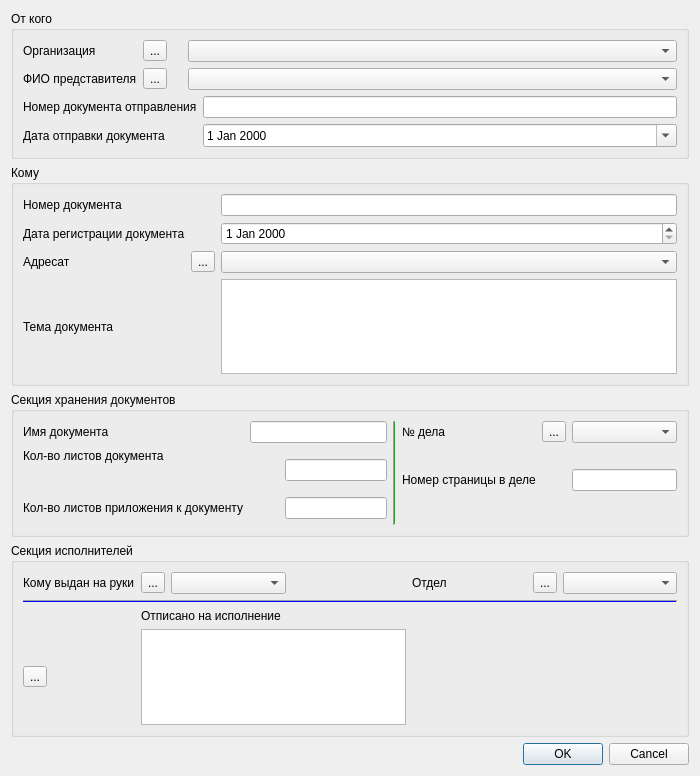
<?xml version="1.0" encoding="UTF-8"?>
<ui version="4.0">
 <class>Card</class>
 <widget class="QDialog" name="Card">
  <property name="geometry">
   <rect>
    <x>0</x>
    <y>0</y>
    <width>700</width>
    <height>776</height>
   </rect>
  </property>
  <property name="contextMenuPolicy">
   <enum>Qt::CustomContextMenu</enum>
  </property>
  <property name="windowTitle">
   <string>Карточка документа</string>
  </property>
  <layout class="QGridLayout" name="gridLayout">
   <item row="6" column="0">
    <widget class="QDialogButtonBox" name="buttonBox">
     <property name="orientation">
      <enum>Qt::Horizontal</enum>
     </property>
     <property name="standardButtons">
      <set>QDialogButtonBox::Cancel|QDialogButtonBox::Ok</set>
     </property>
    </widget>
   </item>
   <item row="0" column="0">
    <widget class="QGroupBox" name="groupBox">
     <property name="palette">
      <palette>
       <active>
        <colorrole role="Light">
         <brush brushstyle="SolidPattern">
          <color alpha="255">
           <red>255</red>
           <green>0</green>
           <blue>0</blue>
          </color>
         </brush>
        </colorrole>
       </active>
       <inactive>
        <colorrole role="Light">
         <brush brushstyle="SolidPattern">
          <color alpha="255">
           <red>255</red>
           <green>0</green>
           <blue>0</blue>
          </color>
         </brush>
        </colorrole>
       </inactive>
       <disabled>
        <colorrole role="Light">
         <brush brushstyle="SolidPattern">
          <color alpha="255">
           <red>255</red>
           <green>0</green>
           <blue>0</blue>
          </color>
         </brush>
        </colorrole>
       </disabled>
      </palette>
     </property>
     <property name="contextMenuPolicy">
      <enum>Qt::DefaultContextMenu</enum>
     </property>
     <property name="title">
      <string>От кого</string>
     </property>
     <layout class="QGridLayout" name="gridLayout_2">
      <item row="0" column="0">
       <widget class="QLabel" name="label">
        <property name="text">
         <string>Организация</string>
        </property>
       </widget>
      </item>
      <item row="0" column="3" colspan="2">
       <widget class="QComboBox" name="comboBox"/>
      </item>
      <item row="1" column="0">
       <widget class="QLabel" name="label_2">
        <property name="text">
         <string>ФИО представителя</string>
        </property>
       </widget>
      </item>
      <item row="1" column="3" colspan="2">
       <widget class="QComboBox" name="comboBox_2"/>
      </item>
      <item row="2" column="0" colspan="4">
       <widget class="QLabel" name="label_3">
        <property name="text">
         <string>Номер документа отправления</string>
        </property>
       </widget>
      </item>
      <item row="2" column="4">
       <widget class="QLineEdit" name="lineEdit"/>
      </item>
      <item row="3" column="0" colspan="4">
       <widget class="QLabel" name="label_4">
        <property name="text">
         <string>Дата отправки документа</string>
        </property>
       </widget>
      </item>
      <item row="3" column="4">
       <widget class="QDateEdit" name="dateEdit_2">
        <property name="calendarPopup">
         <bool>true</bool>
        </property>
       </widget>
      </item>
      <item row="0" column="1">
       <widget class="QToolButton" name="toolButton">
        <property name="text">
         <string>...</string>
        </property>
       </widget>
      </item>
      <item row="1" column="1">
       <widget class="QToolButton" name="toolButton_2">
        <property name="text">
         <string>...</string>
        </property>
       </widget>
      </item>
     </layout>
    </widget>
   </item>
   <item row="1" column="0">
    <widget class="QGroupBox" name="groupBox_2">
     <property name="palette">
      <palette>
       <active>
        <colorrole role="Light">
         <brush brushstyle="SolidPattern">
          <color alpha="255">
           <red>255</red>
           <green>255</green>
           <blue>0</blue>
          </color>
         </brush>
        </colorrole>
       </active>
       <inactive>
        <colorrole role="Light">
         <brush brushstyle="SolidPattern">
          <color alpha="255">
           <red>255</red>
           <green>255</green>
           <blue>0</blue>
          </color>
         </brush>
        </colorrole>
       </inactive>
       <disabled>
        <colorrole role="Light">
         <brush brushstyle="SolidPattern">
          <color alpha="255">
           <red>255</red>
           <green>255</green>
           <blue>0</blue>
          </color>
         </brush>
        </colorrole>
       </disabled>
      </palette>
     </property>
     <property name="title">
      <string>Кому</string>
     </property>
     <layout class="QGridLayout" name="gridLayout_5">
      <item row="0" column="0">
       <widget class="QLabel" name="label_5">
        <property name="text">
         <string>Номер документа</string>
        </property>
       </widget>
      </item>
      <item row="0" column="4">
       <widget class="QLineEdit" name="lineEdit_3"/>
      </item>
      <item row="1" column="0">
       <widget class="QLabel" name="label_6">
        <property name="text">
         <string>Дата регистрации документа</string>
        </property>
       </widget>
      </item>
      <item row="1" column="4">
       <widget class="QDateEdit" name="dateEdit"/>
      </item>
      <item row="2" column="0">
       <widget class="QLabel" name="label_7">
        <property name="text">
         <string>Адресат</string>
        </property>
       </widget>
      </item>
      <item row="3" column="0">
       <widget class="QLabel" name="label_8">
        <property name="text">
         <string>Тема документа</string>
        </property>
       </widget>
      </item>
      <item row="3" column="4">
       <widget class="QTextEdit" name="textEdit"/>
      </item>
      <item row="2" column="1">
       <widget class="QToolButton" name="toolButton_3">
        <property name="text">
         <string>...</string>
        </property>
       </widget>
      </item>
      <item row="2" column="4">
       <widget class="QComboBox" name="comboBox_6"/>
      </item>
     </layout>
    </widget>
   </item>
   <item row="2" column="0">
    <widget class="QGroupBox" name="groupBox_3">
     <property name="palette">
      <palette>
       <active>
        <colorrole role="Light">
         <brush brushstyle="SolidPattern">
          <color alpha="255">
           <red>0</red>
           <green>192</green>
           <blue>0</blue>
          </color>
         </brush>
        </colorrole>
       </active>
       <inactive>
        <colorrole role="Light">
         <brush brushstyle="SolidPattern">
          <color alpha="255">
           <red>0</red>
           <green>192</green>
           <blue>0</blue>
          </color>
         </brush>
        </colorrole>
       </inactive>
       <disabled>
        <colorrole role="Light">
         <brush brushstyle="SolidPattern">
          <color alpha="255">
           <red>0</red>
           <green>192</green>
           <blue>0</blue>
          </color>
         </brush>
        </colorrole>
       </disabled>
      </palette>
     </property>
     <property name="title">
      <string>Секция хранения документов</string>
     </property>
     <layout class="QGridLayout" name="gridLayout_4">
      <item row="0" column="0">
       <widget class="QLabel" name="label_9">
        <property name="text">
         <string>Имя документа</string>
        </property>
       </widget>
      </item>
      <item row="0" column="1" colspan="3">
       <widget class="QLineEdit" name="lineEdit_5"/>
      </item>
      <item row="0" column="6">
       <widget class="QLabel" name="label_12">
        <property name="text">
         <string>№ дела</string>
        </property>
       </widget>
      </item>
      <item row="1" column="0" colspan="2">
       <widget class="QLabel" name="label_10">
        <property name="text">
         <string>Кол-во листов документа</string>
        </property>
       </widget>
      </item>
      <item row="1" column="2" rowspan="2" colspan="2">
       <widget class="QLineEdit" name="lineEdit_6"/>
      </item>
      <item row="2" column="8">
       <widget class="QLineEdit" name="lineEdit_9"/>
      </item>
      <item row="0" column="4" rowspan="5" colspan="2">
       <widget class="Line" name="line">
        <property name="orientation">
         <enum>Qt::Vertical</enum>
        </property>
       </widget>
      </item>
      <item row="2" column="6">
       <widget class="QLabel" name="label_13">
        <property name="text">
         <string>Номер страницы в деле</string>
        </property>
       </widget>
      </item>
      <item row="3" column="2" colspan="2">
       <widget class="QLineEdit" name="lineEdit_7"/>
      </item>
      <item row="3" column="0">
       <widget class="QLabel" name="label_11">
        <property name="text">
         <string>Кол-во листов приложения к документу</string>
        </property>
       </widget>
      </item>
      <item row="0" column="7">
       <widget class="QToolButton" name="toolButton_4">
        <property name="text">
         <string>...</string>
        </property>
       </widget>
      </item>
      <item row="0" column="8">
       <widget class="QComboBox" name="comboBox_3"/>
      </item>
     </layout>
    </widget>
   </item>
   <item row="3" column="0">
    <widget class="QGroupBox" name="groupBox_4">
     <property name="palette">
      <palette>
       <active>
        <colorrole role="Light">
         <brush brushstyle="SolidPattern">
          <color alpha="255">
           <red>0</red>
           <green>0</green>
           <blue>255</blue>
          </color>
         </brush>
        </colorrole>
       </active>
       <inactive>
        <colorrole role="Light">
         <brush brushstyle="SolidPattern">
          <color alpha="255">
           <red>0</red>
           <green>0</green>
           <blue>255</blue>
          </color>
         </brush>
        </colorrole>
       </inactive>
       <disabled>
        <colorrole role="Light">
         <brush brushstyle="SolidPattern">
          <color alpha="255">
           <red>0</red>
           <green>0</green>
           <blue>255</blue>
          </color>
         </brush>
        </colorrole>
       </disabled>
      </palette>
     </property>
     <property name="title">
      <string>Секция исполнителей</string>
     </property>
     <layout class="QGridLayout" name="gridLayout_3">
      <item row="0" column="0">
       <widget class="QLabel" name="label_14">
        <property name="text">
         <string>Кому выдан на руки</string>
        </property>
       </widget>
      </item>
      <item row="1" column="0" colspan="7">
       <widget class="Line" name="line_2">
        <property name="orientation">
         <enum>Qt::Horizontal</enum>
        </property>
       </widget>
      </item>
      <item row="3" column="1" colspan="3">
       <widget class="QTableView" name="tableView"/>
      </item>
      <item row="0" column="2">
       <widget class="QComboBox" name="comboBox_5"/>
      </item>
      <item row="0" column="1">
       <widget class="QToolButton" name="toolButton_7">
        <property name="text">
         <string>...</string>
        </property>
       </widget>
      </item>
      <item row="0" column="6">
       <widget class="QComboBox" name="comboBox_4"/>
      </item>
      <item row="0" column="5">
       <widget class="QToolButton" name="toolButton_6">
        <property name="text">
         <string>...</string>
        </property>
       </widget>
      </item>
      <item row="0" column="4">
       <widget class="QLabel" name="label_15">
        <property name="text">
         <string>Отдел</string>
        </property>
       </widget>
      </item>
      <item row="2" column="1" colspan="2">
       <widget class="QLabel" name="label_16">
        <property name="layoutDirection">
         <enum>Qt::LeftToRight</enum>
        </property>
        <property name="text">
         <string>Отписано на исполнение</string>
        </property>
        <property name="alignment">
         <set>Qt::AlignLeading|Qt::AlignLeft|Qt::AlignVCenter</set>
        </property>
       </widget>
      </item>
      <item row="3" column="0">
       <widget class="QToolButton" name="toolButton_5">
        <property name="text">
         <string>...</string>
        </property>
        <property name="arrowType">
         <enum>Qt::NoArrow</enum>
        </property>
       </widget>
      </item>
     </layout>
    </widget>
   </item>
  </layout>
 </widget>
 <resources/>
 <connections>
  <connection>
   <sender>buttonBox</sender>
   <signal>accepted()</signal>
   <receiver>Card</receiver>
   <slot>accept()</slot>
   <hints>
    <hint type="sourcelabel">
     <x>248</x>
     <y>254</y>
    </hint>
    <hint type="destinationlabel">
     <x>157</x>
     <y>274</y>
    </hint>
   </hints>
  </connection>
  <connection>
   <sender>buttonBox</sender>
   <signal>rejected()</signal>
   <receiver>Card</receiver>
   <slot>reject()</slot>
   <hints>
    <hint type="sourcelabel">
     <x>316</x>
     <y>260</y>
    </hint>
    <hint type="destinationlabel">
     <x>286</x>
     <y>274</y>
    </hint>
   </hints>
  </connection>
 </connections>
</ui>
